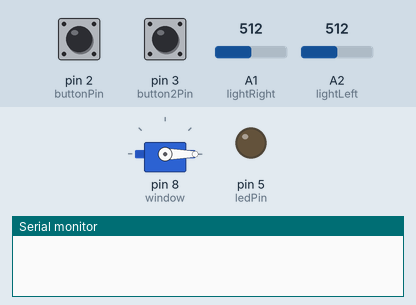
Simulated run of this sketch. Board: Arduino Uno, built with avr-gcc and run on an emulated ATmega328P. Shown: servo, output pins drawn as LEDs (lit = HIGH), the last lines printed to the serial monitor. The test bench sets the inputs (shaded band); at power-on: pin 2 (buttonPin) HIGH, A2 (lightLeft) = 512, pin 3 (button2Pin) HIGH, A1 (lightRight) = 512.

Above: at 1.2 s.
1.3 s: pin 2 (buttonPin) pulled LOW for 0.15 s
At 2.7 s:
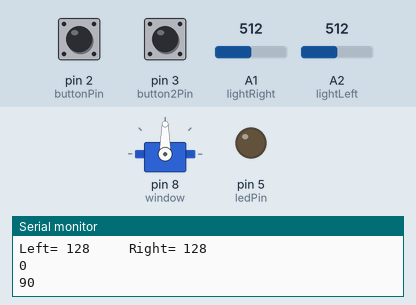
3.0 s: A2 (lightLeft) set to 585
4.5 s: A2 (lightLeft) set to 607
At 5.0 s:
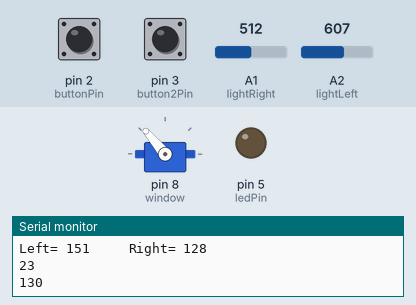
6.0 s: pin 3 (button2Pin) pulled LOW for 0.15 s
At 7.7 s:
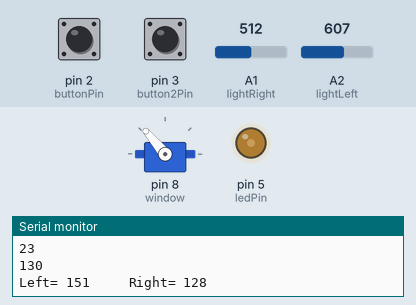
8.4 s: A1 (lightRight) set to 534
At 9.3 s:
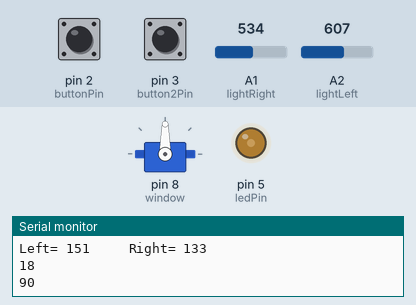
9.9 s: A1 (lightRight) set to 700
11.4 s: A1 (lightRight) set to 724
At 12.7 s:
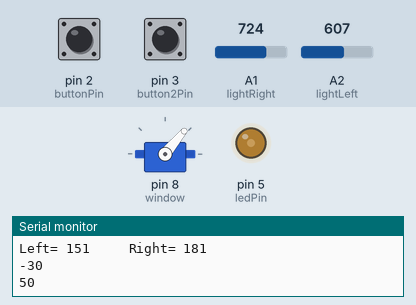
Timing chart, 0 to 13.9 s (numbered marks = the images above; inputs shaded):
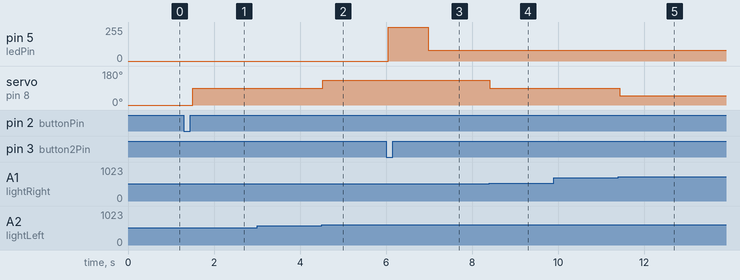

Measured:
- the behaviour switches between 595 and 596 on A2 (lightLeft) (found by bisection; images 1 and 2)
- the behaviour switches between 523 and 524 on A1 (lightRight) (found by bisection; images 3 and 4)
- the behaviour switches between 707 and 708 on A1 (lightRight) (found by bisection; images 4 and 5)
- after the input at 1.3 s, servo on pin 8 (window): 0° → 90° after 0.20 s
- after the input at 4.5 s, servo on pin 8 (window): 90° → 130° at once
- after the input at 6.0 s, pin 5 (ledPin): 0/255 → 255/255 after 0.05 s, → 81/255 0.94 s later
- after the input at 8.4 s, servo on pin 8 (window): 130° → 90° at once
- after the input at 11.4 s, servo on pin 8 (window): 90° → 50° at once

The sketch:

main.ino
```cpp
// (licence header left out)
#include <Servo.h>
const int buttonPin = 2;     // the number of the pushbutton pin
boolean automode;
const int ledPin =  5;        // main led with PWM
int buttonState = 0;
const int button2Pin = 3;     // the number of the pushbutton 2 pin
int button2State = 0;
int lightRight = A1;          //
int lightLeft= A2;            // photoresistors
Servo window;                // Window with servo
int sunpos;
int firsttime=1;
int stateled=0;
int pos=0;                //default servo position
int dark=80;             //set the threshold to be considered as dark

void setup() {
 Serial.begin(9600);
  pinMode(ledPin, OUTPUT);
   pinMode(buttonPin, INPUT_PULLUP);
    pinMode(button2Pin, INPUT_PULLUP);
 window.attach(8);
window.write(pos);
}

void loop() {


   button2State = digitalRead(button2Pin);            //Turn ON/OFF the light
   if (button2State == LOW) {
          if (stateled==0){
      analogWrite(ledPin, 255);                       //echo mode is disabled
       stateled=1;
       firsttime=0;
       }
        else if (stateled==1){
       analogWrite(ledPin, 0);
        stateled=0;

      };
    delay(500);
}

   buttonState = digitalRead(buttonPin);
   if (buttonState == LOW) {
   automode=!automode;}

   if (automode) {                                          //Turn ON automode window control with light eco mode
if (pos!=0){
   if (stateled==1){
     if (firsttime==0){                                             //If it's not dark anymore, turn on eco mode
 for (int fadeValue = 255 ; fadeValue >= 80; fadeValue -= 2) {
    analogWrite(ledPin, fadeValue);
    delay(5);
    firsttime=1;
  }}
}
 }
     delay(100);
    int left=analogRead(lightLeft)/4;        //Reading values
  int right=analogRead(lightRight)/4;
    Serial.print("Left= ");
  Serial.print(left);
 Serial.print("     Right= ");
   Serial.println(right);
 sunpos=left-right;
 Serial.println(sunpos);
   if (sunpos > 20){
     pos=130;}
     else if (sunpos < -25){
       pos=50;}
       else if (right < dark && left < dark){                              // if it is dark outside
       if (stateled==1){
         if (firsttime==1){
 for (int fadeValue = 80 ; fadeValue <= 255; fadeValue += 2) {         //full brightness, turn off eco mode
    analogWrite(ledPin, fadeValue);
    delay(5);
    firsttime=0;
  }}
}
pos=0;}                                                                //Close the window at night
   else {pos=90;}                                  //OPEN the window
 Serial.println(pos);
 window.write(pos);


  }
  else {                                              //Turn OFF automode window control with light eco mode
     pos=0;                 //Close the window
     window.write(pos);
 if (stateled==1){
     if (firsttime==1){                                             //If it's not dark anymore, turn on eco mode
 for (int fadeValue = 80 ; fadeValue <= 255; fadeValue += 2) {
    analogWrite(ledPin, fadeValue);
    delay(5);
    firsttime=0;
  }}
}

  }


}
```
